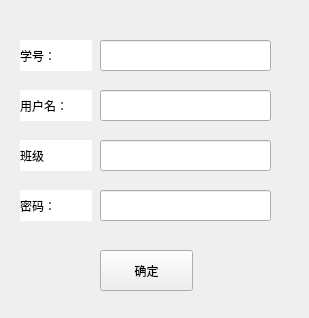
<?xml version="1.0" encoding="UTF-8"?>
<ui version="4.0">
 <class>Register</class>
 <widget class="QWidget" name="Register">
  <property name="geometry">
   <rect>
    <x>0</x>
    <y>0</y>
    <width>309</width>
    <height>318</height>
   </rect>
  </property>
  <property name="windowTitle">
   <string>Form</string>
  </property>
  <widget class="QPushButton" name="ConfirmBtn">
   <property name="geometry">
    <rect>
     <x>100</x>
     <y>250</y>
     <width>93</width>
     <height>41</height>
    </rect>
   </property>
   <property name="styleSheet">
    <string notr="true"/>
   </property>
   <property name="text">
    <string>确定</string>
   </property>
   <property name="icon">
    <iconset resource="sign_picture/icon.qrc">
     <normaloff>:/OIPXB72UTMP.jpg</normaloff>:/OIPXB72UTMP.jpg</iconset>
   </property>
  </widget>
  <widget class="QLabel" name="label">
   <property name="geometry">
    <rect>
     <x>20</x>
     <y>40</y>
     <width>72</width>
     <height>31</height>
    </rect>
   </property>
   <property name="styleSheet">
    <string notr="true">background-color: rgb(255, 255, 255);</string>
   </property>
   <property name="text">
    <string>学号：</string>
   </property>
  </widget>
  <widget class="QLabel" name="label_2">
   <property name="geometry">
    <rect>
     <x>20</x>
     <y>90</y>
     <width>72</width>
     <height>31</height>
    </rect>
   </property>
   <property name="styleSheet">
    <string notr="true">background-color: rgb(255, 255, 255);</string>
   </property>
   <property name="text">
    <string>用户名：</string>
   </property>
  </widget>
  <widget class="QLabel" name="label_3">
   <property name="geometry">
    <rect>
     <x>20</x>
     <y>140</y>
     <width>72</width>
     <height>31</height>
    </rect>
   </property>
   <property name="styleSheet">
    <string notr="true">background-color: rgb(255, 255, 255);</string>
   </property>
   <property name="text">
    <string>班级</string>
   </property>
  </widget>
  <widget class="QLineEdit" name="number">
   <property name="geometry">
    <rect>
     <x>100</x>
     <y>40</y>
     <width>171</width>
     <height>31</height>
    </rect>
   </property>
  </widget>
  <widget class="QLineEdit" name="username">
   <property name="geometry">
    <rect>
     <x>100</x>
     <y>90</y>
     <width>171</width>
     <height>31</height>
    </rect>
   </property>
  </widget>
  <widget class="QLineEdit" name="Class">
   <property name="geometry">
    <rect>
     <x>100</x>
     <y>140</y>
     <width>171</width>
     <height>31</height>
    </rect>
   </property>
  </widget>
  <widget class="QLabel" name="label_4">
   <property name="geometry">
    <rect>
     <x>20</x>
     <y>190</y>
     <width>72</width>
     <height>31</height>
    </rect>
   </property>
   <property name="styleSheet">
    <string notr="true">background-color: rgb(255, 255, 255);</string>
   </property>
   <property name="text">
    <string>密码：</string>
   </property>
  </widget>
  <widget class="QLineEdit" name="password">
   <property name="enabled">
    <bool>true</bool>
   </property>
   <property name="geometry">
    <rect>
     <x>100</x>
     <y>190</y>
     <width>171</width>
     <height>31</height>
    </rect>
   </property>
  </widget>
  <widget class="QWidget" name="widget" native="true">
   <property name="geometry">
    <rect>
     <x>0</x>
     <y>0</y>
     <width>311</width>
     <height>321</height>
    </rect>
   </property>
   <property name="styleSheet">
    <string notr="true">border-image: url(:/OIP.jpg);</string>
   </property>
  </widget>
  <zorder>widget</zorder>
  <zorder>ConfirmBtn</zorder>
  <zorder>label</zorder>
  <zorder>label_2</zorder>
  <zorder>label_3</zorder>
  <zorder>number</zorder>
  <zorder>username</zorder>
  <zorder>Class</zorder>
  <zorder>label_4</zorder>
  <zorder>password</zorder>
 </widget>
 <resources>
  <include location="sign_picture/icon.qrc"/>
 </resources>
 <connections/>
</ui>
